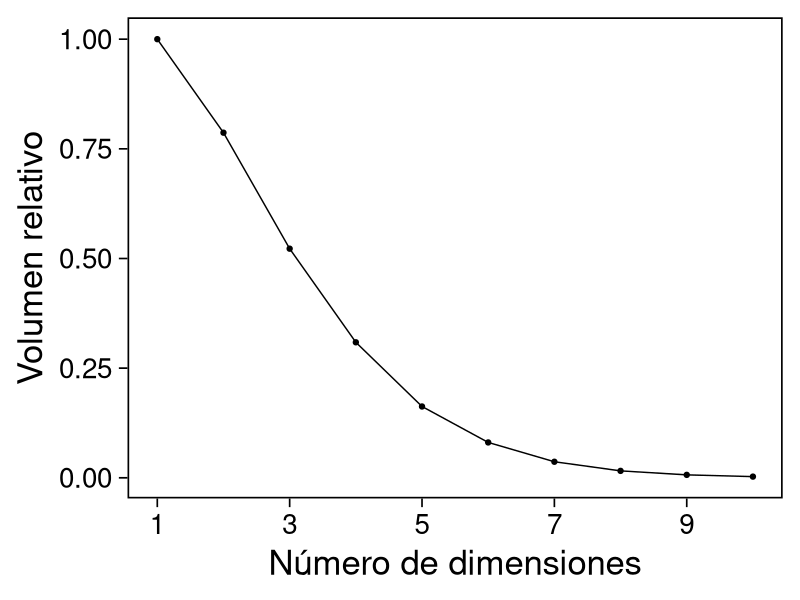
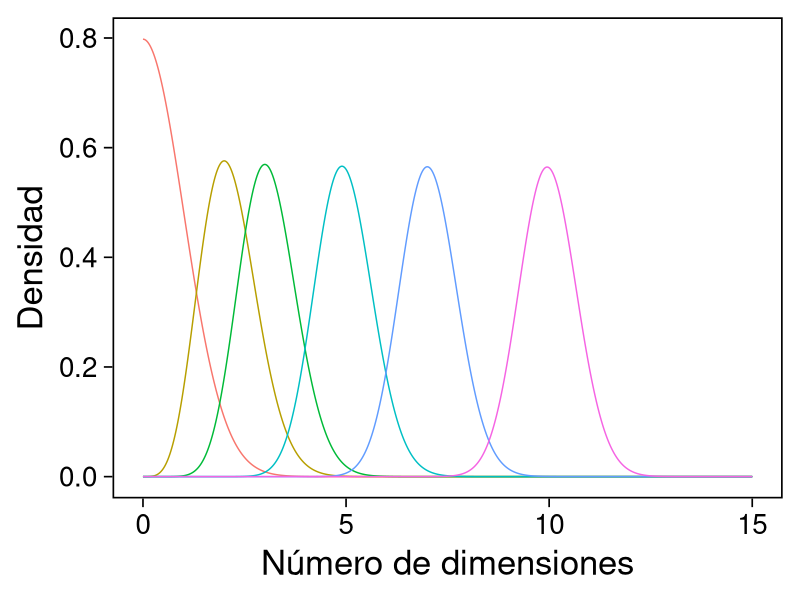
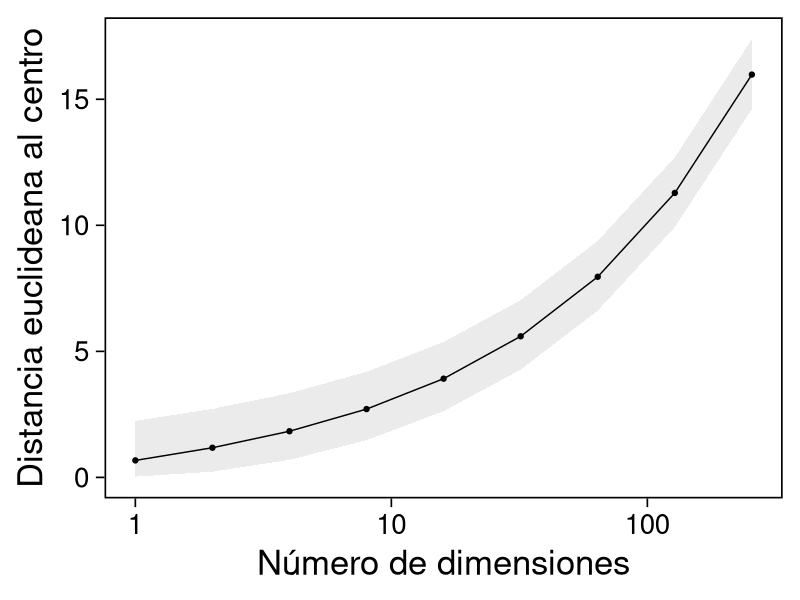
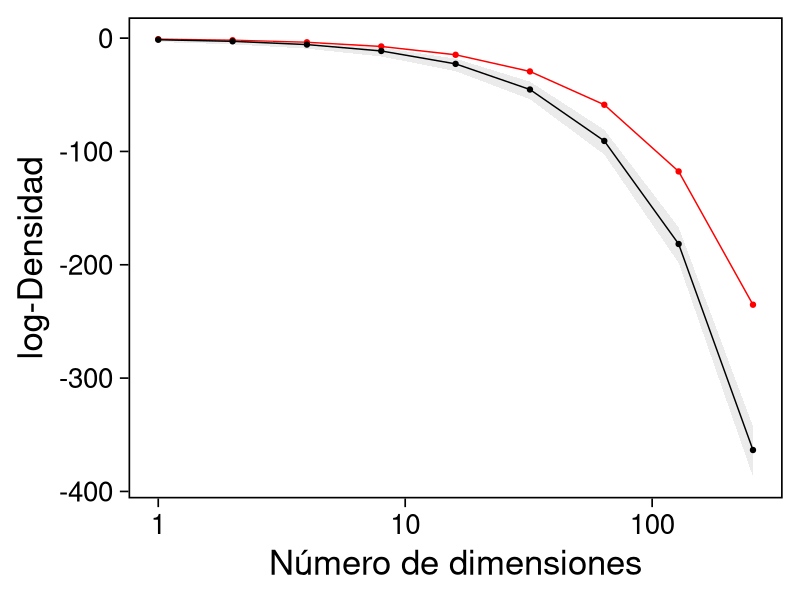
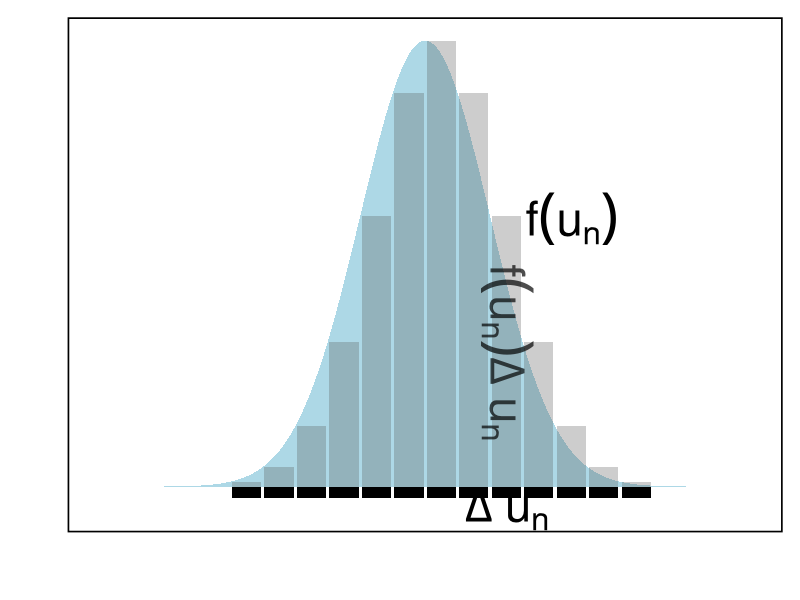
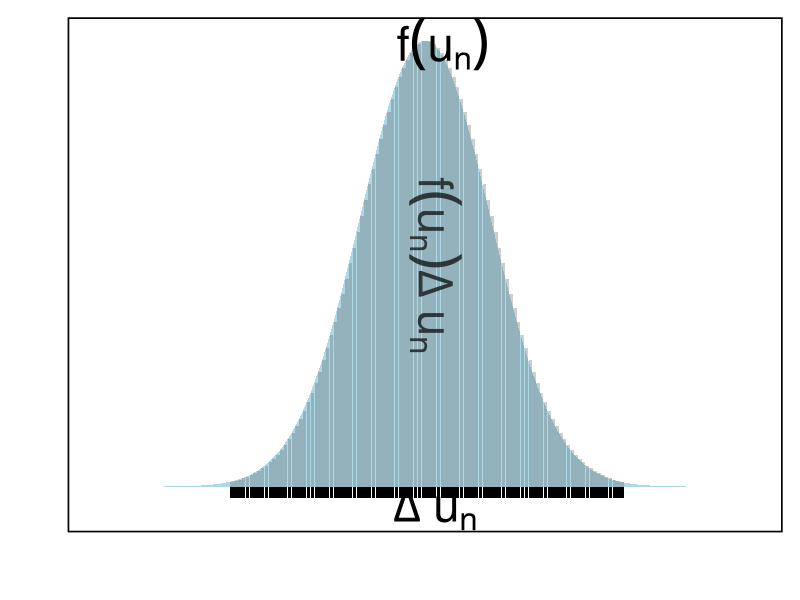
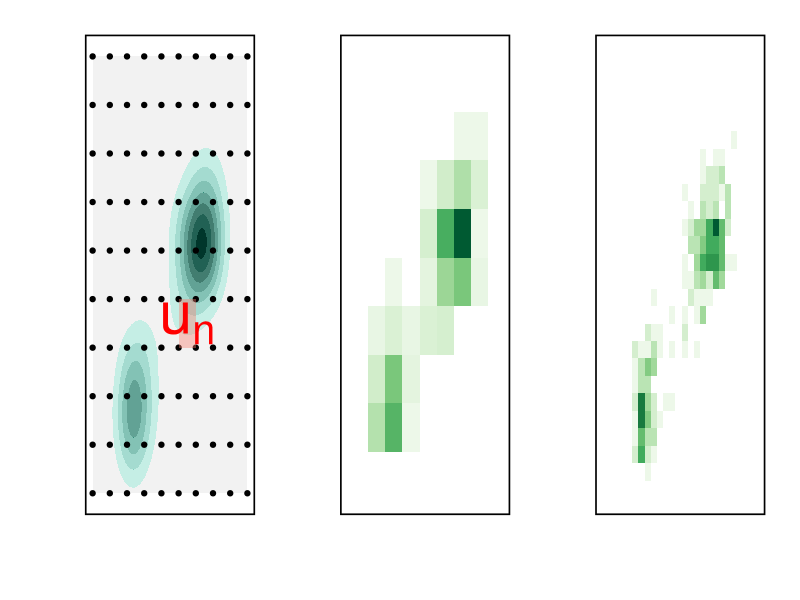
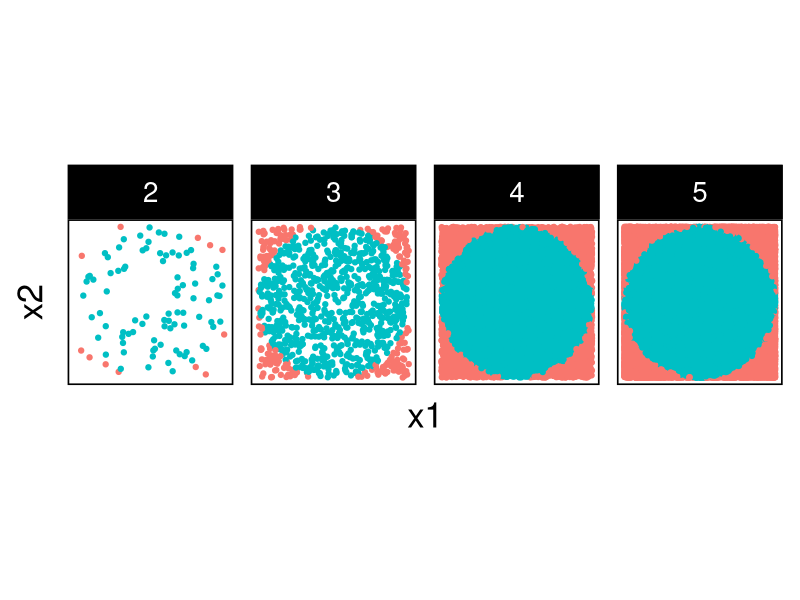

These charts were generated, in order, by the following R code:
## Setup --------------------------------------------------

library(tidyverse)
library(patchwork)
library(scales)

## Cambia el default del tamaño de fuente 
theme_set(theme_linedraw(base_size = 25))

## Cambia el número de decimales para mostrar
options(digits = 4)
## Problemas con mi consola en Emacs
options(pillar.subtle = FALSE)
options(rlang_backtrace_on_error = "none")
options(crayon.enabled = FALSE)

## Para el tema de ggplot
sin_lineas <- theme(panel.grid.major = element_blank(),
                    panel.grid.minor = element_blank())
color.itam  <- c("#00362b","#004a3b", "#00503f", "#006953", "#008367", "#009c7b", "#00b68f", NA)

sin_leyenda <- theme(legend.position = "none")
sin_ejes <- theme(axis.ticks = element_blank(), axis.text = element_blank())

## Maldición de la dimensionalidad -------------------------------------------

distancia_euclideana <- function(u) sqrt(sum(u * u));

experimento <- function(ndim){
  nsamples <- 1e5; 
  y <- matrix(runif(nsamples * ndim, -0.5, 0.5), nsamples, ndim);
  mean(apply(y, 1, distancia_euclideana) < 0.5)
}

tibble(dims = 1:10) |>
  mutate(prob = map_dbl(dims, experimento)) |>
  ggplot(aes(dims, prob)) +
  geom_point() +
  geom_line() +
  sin_lineas +
  scale_x_continuous(breaks=c(1, 3, 5, 7, 9)) +
xlab("Número de dimensiones") +
ylab("Volumen relativo")

chi.pdf <- function(x, d) {
  x^(d - 1) * exp(-x^2/2) / (2^(d/2 - 1) * gamma(d/2))
}

puntos.grafica <- tibble(dims = c(1, 5, 10, 25, 50, 100)) |>
  mutate(points = map(dims, function(dim){
    tibble(x = seq(0, 15, length.out = 1000)) |>
      mutate(y = chi.pdf(x, dim))
  }), dimensions = factor(dims))

puntos.grafica |>
  unnest(points) |>
  ggplot(aes(x, y, group = dimensions, color = dimensions)) +
  geom_line() + sin_leyenda + 
  sin_lineas + xlab("Número de dimensiones") +
  ylab("Densidad")

tibble(dim = 2**seq(0, 8)) |>
  mutate(.centro = sqrt(qchisq(.50, dim)),
         .lower = sqrt(qchisq(.025, dim)),
         .upper = sqrt(qchisq(.975, dim))) |>
ggplot(aes(dim, .centro)) +
geom_ribbon(aes(ymin = .lower, ymax = .upper), alpha = .3, fill = "gray") + 
geom_line() + geom_point() + sin_lineas +
scale_x_log10() +
ylab("Distancia euclideana al centro") +
xlab("Número de dimensiones")

tibble(dim = 2**seq(0, 8)) |>
  mutate(.resultados  = map(dim, function(ndim){
           x <- unlist(purrr::rerun(10000, sum(dnorm(rnorm(ndim),log = TRUE))))
           tibble(x = x) |>
             summarise(.densidad_tip = mean(x),
                       .lower_densidad = quantile(x, .025),
                       .upper_densidad = quantile(x, .975),
                       .densidad_moda = sum(dnorm(rep(0, ndim), log = TRUE)))
         })) |>
  unnest(.resultados) |>
  ggplot(aes(dim, .densidad_tip)) +
  geom_line(aes(y = .densidad_moda), col = 'red') +
  geom_point(aes(y = .densidad_moda), col = 'red') + 
  geom_ribbon(aes(ymin = .lower_densidad, ymax = .upper_densidad), alpha = .3, fill = "gray") + 
  geom_line() + geom_point() + sin_lineas +
  scale_x_log10() +
  ylab("log-Densidad") +
  xlab("Número de dimensiones")

## Ejemplo de integracion numerica -------------------------------------------

grid.n          <- 11                 # Número de celdas 
grid.size       <- 6/(grid.n+1)       # Tamaño de celdas en el intervalo [-3, 3]
norm.cuadrature <- tibble(x = seq(-3, 3, by = grid.size), y = dnorm(x) )


norm.density <- tibble(x = seq(-5, 5, by = .01), 
       y = dnorm(x) )

norm.cuadrature |>
  ggplot(aes(x=x + grid.size/2, y=y)) + 
  geom_area(data = norm.density, aes(x = x, y = y), fill = 'lightblue') + 
  geom_bar(stat="identity", alpha = .3) + 
  geom_bar(aes(x = x + grid.size/2, y = -0.01), fill = 'black', stat="identity") + 
  sin_lineas + xlab('') + ylab("") + 
  annotate('text', label = expression(Delta~u[n]),
           x = .01 + 5 * grid.size/2, y = -.02, size = 12) + 
  annotate('text', label = expression(f(u[n]) ),
           x = .01 + 9 * grid.size/2, y = dnorm(.01 + 4 * grid.size/2), size = 12) + 
  annotate('text', label = expression(f(u[n]) * Delta~u[n]), 
           x = .01 + 5 * grid.size/2, y = dnorm(.01 + 4 * grid.size/2)/2, 
           angle = -90, alpha = .7, size = 12) + sin_ejes

grid.n          <- 101                 # Número de celdas 
grid.size       <- 6/(grid.n+1)       # Tamaño de celdas en el intervalo [-3, 3]
norm.cuadrature <- tibble(x = seq(-3, 3, by = grid.size), y = dnorm(x) )

norm.cuadrature |>
    ggplot(aes(x=x + grid.size/2, y=y)) + 
    geom_area(data = norm.density, aes(x = x, y = y), fill = 'lightblue') + 
    geom_bar(stat="identity", alpha = .3) + 
    geom_bar(aes(x = x + grid.size/2, y = -0.01), fill = 'black', stat="identity") + 
    sin_lineas + xlab('') + ylab("") + 
    annotate('text', label = expression(Delta~u[n]),
             x = .01 + 5 * grid.size/2, y = -.02, size = 12) + 
    annotate('text', label = expression(f(u[n]) ),
             x = .01 + 9 * grid.size/2, y = dnorm(.01 + 4 * grid.size/2), size = 12) + 
    annotate('text', label = expression(f(u[n]) * Delta~u[n]), 
             x = .01 + 5 * grid.size/2, y = dnorm(.01 + 4 * grid.size/2)/2, 
             angle = -90, alpha = .7, size = 12) + sin_ejes

crear_log_post <- function(n, k){
  function(theta){
    verosim <- k * log(theta) + (n - k) * log(1 - theta)
    inicial <- log(theta)
    verosim + inicial
  }
}

# observamos 3 exitos en 4 pruebas:
log_post <- crear_log_post(4, 3)
prob_post <- function(x) { exp(log_post(x))}
# integramos numericamente
p_x <- integrate(prob_post, lower = 0, upper = 1, subdivisions = 100L)
p_x

media_funcion <- function(theta){
  theta * prob_post(theta) / p_x$value
}
integral_media <- integrate(media_funcion,
                            lower = 0, upper = 1,
                            subdivisions = 100L)
media_post <- integral_media$value 
c(Numerico = media_post, Analitico = 5/(2+5))

canvas <- ggplot(faithful, aes(x = eruptions, y = waiting)) +
  xlim(0.5, 6) +
  ylim(40, 110)

grid.size <- 10 - 1

mesh <- expand.grid(x = seq(0.5, 6, by = (6-.5)/grid.size),
                    y = seq(40, 110, by = (110-40)/grid.size))

g1 <- canvas +
  geom_density_2d_filled(aes(alpha = ..level..), bins = 8) +
  scale_fill_manual(values = rev(color.itam)) + 
  sin_lineas + theme(legend.position = "none") +
  geom_point(data = mesh, aes(x = x, y = y)) + 
  annotate("rect", xmin = .5 + 5 * (6-.5)/grid.size, 
           xmax = .5 + 6 * (6-.5)/grid.size, 
           ymin = 40 + 3 * (110-40)/grid.size, 
           ymax = 40 + 4 * (110-40)/grid.size,
           linestyle = 'dashed', 
           fill = 'salmon', alpha = .4) + ylab("") + xlab("") + 
  annotate('text', x = .5 + 5.5 * (6-.5)/grid.size, 
           y = 40 + 3.5 * (110-40)/grid.size, 
           label = expression(u[n]), color = 'red', size = 15) +
  theme(axis.ticks = element_blank(), 
        axis.text = element_blank())


g2 <- canvas + 
  stat_bin2d(aes(fill = after_stat(density)), binwidth = c((6-.5)/grid.size, (110-40)/grid.size)) +
  sin_lineas + theme(legend.position = "none") +
  theme(axis.ticks = element_blank(), 
        axis.text = element_blank()) +
  scale_fill_distiller(palette = "Greens", direction = 1) + 
  sin_lineas + theme(legend.position = "none") +
  ylab("") + xlab("")

g3 <- canvas + 
  stat_bin2d(aes(fill = after_stat(density)), binwidth = c((6-.5)/25, (110-40)/25)) +
  sin_lineas + theme(legend.position = "none") +
  theme(axis.ticks = element_blank(), 
        axis.text = element_blank()) +
  scale_fill_distiller(palette = "Greens", direction = 1) + 
  sin_lineas + theme(legend.position = "none") +
  ylab("") + xlab("")

g1 + g2 + g3

## Integración Monte Carlo ---------------------------------------------------
genera_dardos <- function(n = 100){
    tibble(x1 = runif(n, min = -1, max = 1), 
           x2 = runif(n, min = -1, max = 1)) |> 
      mutate(resultado = ifelse(x1**2 + x2**2 <= 1., 1., 0.))
  }

  dardos <- tibble(n = seq(2,5)) |> 
    mutate(datos = map(10**n, genera_dardos)) |> 
    unnest() 

  dardos |> 
    ggplot(aes(x = x1, y = x2)) + 
      geom_point(aes(color = factor(resultado))) + 
      facet_wrap(~n, nrow = 1) +  
    sin_lineas + sin_ejes + sin_leyenda + coord_equal()

dardos |>
  group_by(n) |>
  summarise(aprox = 4 * mean(resultado))

set.seed(1087)
genera_dardos(n = 2**16) |> 
  mutate(n = seq(1, 2**16), 
         approx = cummean(resultado) * 4) |> 
  ggplot(aes(x = n, y = approx)) + 
    geom_line() + 
    geom_hline(yintercept = pi, linetype = 'dashed') + 
    scale_x_continuous(trans='log10', 
                       labels = trans_format("log10", math_format(10^.x))) + 
  ylab('Aproximación') + xlab("Número de muestras") + sin_lineas

set.seed(108)
nsamples <- 10**4; nexp <- 100
U <- runif(nexp * 2 * nsamples)
U <- array(U, dim = c(nexp, 2, nsamples))
apply(U[1:5,,], 1, str)

resultados <- apply(U, 1, function(x){
  dardos <- apply(x**2, 2, sum)
  exitos <- ifelse(dardos <= 1, 1, 0)
  prop   <- cummean(exitos)
  4 * prop
})

resultados |>
  as_data_frame() |>
  mutate(n = 1:nsamples) |>
  pivot_longer(cols = 1:10) |>
  ggplot(aes(n, value)) +
  geom_line(aes(group = name, color = name)) +
  geom_hline(yintercept = pi, linetype = 'dashed') + 
  scale_x_continuous(trans='log10', 
                     labels = trans_format("log10", math_format(10^.x))) + 
  ylab('Aproximación') + xlab("Número de muestras") + sin_lineas + sin_leyenda +
  ylim(0, 7)

resultados |>
  as_data_frame() |>
  mutate(n = 1:nsamples) |>
  pivot_longer(cols = 1:nexp) |>
  group_by(n) |>
  summarise(promedio = mean(value),
            desv.est = sd(value),
            y.lo = promedio - 2 * desv.est,
            y.hi = promedio + 2 * desv.est) |>
  ggplot(aes(n , promedio)) +
  geom_ribbon(aes(ymin = y.lo, ymax = y.hi), fill = "gray", alpha = .3) +
  geom_ribbon(aes(ymin = promedio - 2 * sqrt(pi * (4 - pi)/(n)),
                  ymax = promedio + 2 * sqrt(pi * (4 - pi)/(n))),
              fill = "salmon", alpha = .1) +
  geom_hline(yintercept = pi, linetype = 'dashed') + 
  geom_line() +
  scale_x_continuous(trans='log10', 
                     labels = trans_format("log10", math_format(10^.x))) + 
  ylab('Aproximación') + xlab("Número de muestras") + sin_lineas + sin_leyenda +
ylim(0, 7)

resultados |>
  as_data_frame() |>
  mutate(n = 1:nsamples) |>
  pivot_longer(cols = 1:nexp) |>
  group_by(n) |>
  summarise(varianza = var(value/4)) |>
  mutate(cramer.rao = pi * (4 - pi)/(16 * n)) |>
  ggplot(aes(n , varianza)) +
  geom_line() +
  geom_line(aes(n, cramer.rao), lty = 2, color = 'red') +
  scale_y_continuous(trans='log10') +
  scale_x_continuous(trans='log10', 
                     labels = trans_format("log10", math_format(10^.x))) + 
  ylab('Varianza') + xlab("Número de muestras") + sin_lineas + sin_leyenda

### Ejemplo proporciones -----------------------------------------------------

theta <- rbeta(10000, 5, 2)
media_post <- mean(theta)
momento_2_post <- mean(theta^2)
c(mu_1 = media_post, mu_2 = momento_2_post)

mean(exp(theta) > 2)

### Ejemplo helados ----------------------------------------------------------

datos <- tibble(
  sabor = c("fresa", "limon", "mango", "guanabana"),
  n = c(50, 45, 51, 50), gusto = c(36, 35, 42, 29)) |> 
  mutate(prop_gust = gusto / n)

datos

datos <- datos |>
  mutate(a_post = gusto + 2,
         b_post = n - gusto + 1,
         media_post = a_post/(a_post + b_post))
datos

modelo_beta <- function(params, n = 5000){
  rbeta(n, params$alpha, params$beta)
}

## Generamos muestras de la posterior
paletas <- datos |>
  mutate(alpha = a_post, beta = b_post) |>
  nest(params.posterior = c(alpha, beta)) |>
  mutate(muestras.posterior = map(params.posterior, modelo_beta)) |>
  select(sabor, muestras.posterior)

paletas |>
  unnest(muestras.posterior) |>
  ggplot(aes(muestras.posterior)) +
  geom_histogram(aes(fill = sabor), position = "identity", alpha = .8) +
  sin_lineas

## Utilizamos el metodo Monte Carlo para aproximar la integral. 
paletas |>
  unnest(muestras.posterior) |>
  mutate(id = rep(seq(1, 5000), 4)) |> group_by(id) |>
  summarise(favorito = sabor[which.max(muestras.posterior)]) |>
  group_by(favorito) |> tally() |>
  mutate(prop = n/sum(n))

crea_mezcla <- function(weights){
  function(x){
    weights$w1 * dnorm(x, mean = -1.5, sd = .5) +
      weights$w2 * dnorm(x, mean = 1.5, sd = .7)
  }
}
objetivo <- crea_mezcla(list(w1 = .6, w2 = .4))

muestras_mezcla <- function(id){
  n <- 100
  tibble(u = runif(n)) |>
    mutate(muestras = ifelse(u <= .6,
                             rnorm(1, -1.5, sd = .5),
                             rnorm(1,  1.5, sd = .7))) |>
    pull(muestras)
}

muestras.mezcla <- tibble(id = 1:1000) |>
  mutate(muestras  = map(id, muestras_mezcla)) |>
  unnest(muestras) |>
  group_by(id) |>
  summarise(estimate = mean(muestras))

g0 <- muestras.mezcla |>
  ggplot(aes(estimate)) +
  geom_histogram() +
  geom_vline(xintercept = -1.5 * .6 + 1.5 * .4,
             lty = 2, color = 'salmon', lwd = 1.5) +
  geom_vline(xintercept = mean(muestras.mezcla$estimate),
             lty = 3, color = 'steelblue', lwd = 1.5) +
  xlim(-1, 1) +
  ggtitle("Objetivo") + sin_lineas

muestras_uniforme <- function(id){
  n <- 100
  runif(n, -5, 5)
}

muestras.uniforme <- tibble(id = 1:1000) |>
  mutate(muestras  = map(id, muestras_uniforme)) |>
  unnest(muestras) |>
  mutate(pix = objetivo(muestras),
         gx  = dunif(muestras, -5, 5),
         wx  = pix/gx) |>
  group_by(id) |>
  summarise(estimate = sum(muestras * wx)/sum(wx))

g1 <- muestras.uniforme |>
  ggplot(aes(estimate)) +
  geom_histogram() +
  geom_vline(xintercept = -1.5 * .6 + 1.5 * .4,
             lty = 2, color = 'salmon', lwd = 1.5) +
  geom_vline(xintercept = mean(muestras.uniforme$estimate),
             lty = 3, color = 'steelblue', lwd = 1.5) +
  xlim(-1, 1) +
  ggtitle("Uniforme(-5,5)") + sin_lineas

muestras_importancia <- function(id){
  n <- 100
  rnorm(n, 0, sd = 1)
}  

muestras.normal  <- tibble(id = 1:1000) |>
  mutate(muestras  = map(id, muestras_importancia)) |>
  unnest(muestras) |>
  mutate(pix = objetivo(muestras),
         gx  = dnorm(muestras, 0, sd = 1),
         wx  = pix/gx) |>
  group_by(id) |>
  summarise(estimate = sum(muestras * wx)/sum(wx))

g2  <- muestras.normal |> ggplot(aes(estimate)) +
  geom_histogram() +
  geom_vline(xintercept = -1.5 * .6 + 1.5 * .4,
             lty = 2, color = 'salmon', lwd = 1.5) +
  geom_vline(xintercept = mean(muestras.normal$estimate),
             lty = 3, color = 'steelblue', lwd = 1.5) +
  xlim(-1, 1) +
  ggtitle("Normal(0, 2)") +
  sin_lineas

g0 + g1 + g2
